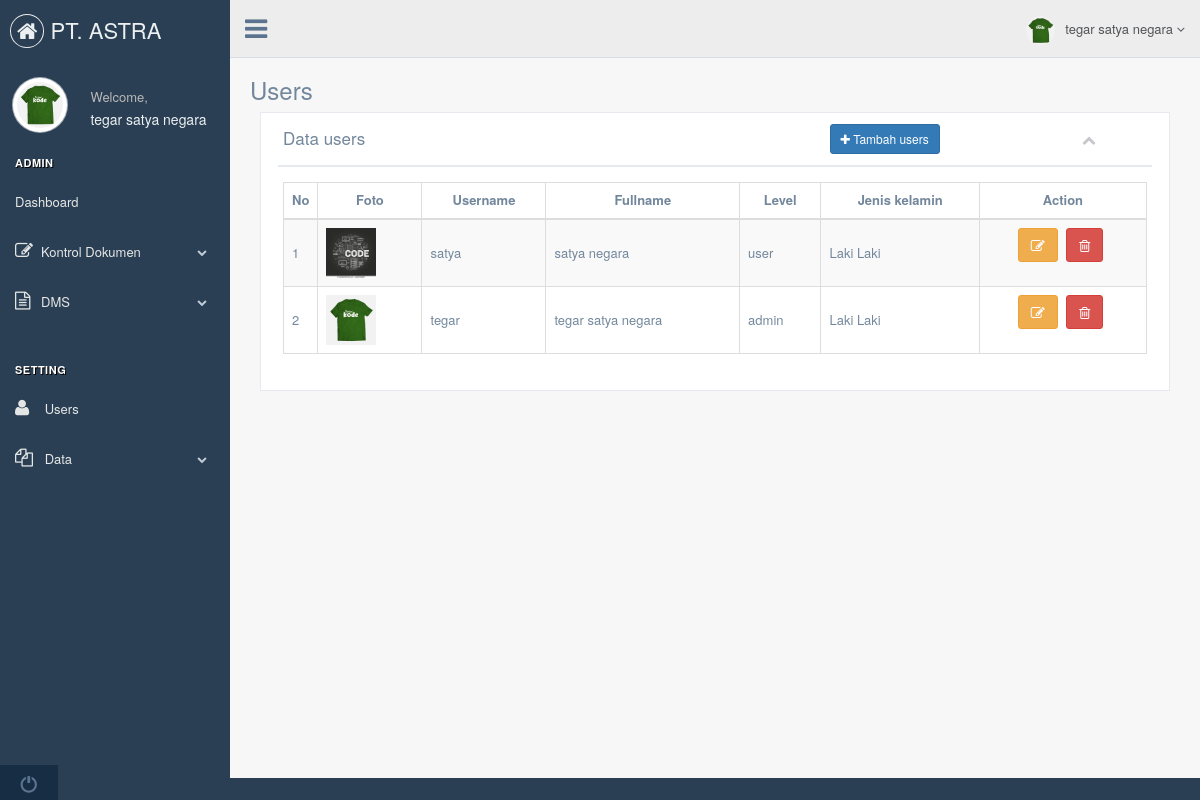
The page /index.php?page=users (signed in) on the database its author committed.
### tables this page shows
CREATE TABLE `user`  (
  `id` int(5) NOT NULL AUTO_INCREMENT,
  `username` varchar(50) NOT NULL,
  `password` varchar(50) NOT NULL,
  `fullname` varchar(30) NOT NULL,
  `level` enum('admin','user') NOT NULL,
  `jenis_kelamin` varchar(20) NOT NULL,
  `foto` varchar(500) NOT NULL,
  PRIMARY KEY (`id`) USING BTREE
);

### users.php (the view, shortened to what this page needs)
<div class="">
	<div class="page-title">
		<div class="title_left">
			<h3>Users</h3>
		</div>
	</div>
	<div class="clearfix"></div>
	<div class="">
		<div class="col-md-12 col-sm-12 col-xs-12">
			<div class="x_panel">
				<div class="x_title">
					<h2>Data users</h2>&nbsp; &nbsp;<a href="index.php?page=tambah_users" class="btn btn-primary btn-sm"><i class="fa fa-plus"></i> Tambah users</a>
					<ul class="nav navbar-rigth panel_toolbox">
						<li><a class="collapse-link"><i class="fa fa-chevron-up"></i></a></li>
					</ul>
				</div>
				<div class="x_content">
					<table id="user" class="table table-striped table-bordered table-hover">
						<thead>
							<tr style="font-size: 13px;">
								<th width="1" style="vertical-align: middle;">No</th>
								<th style="vertical-align: middle;"><center>Foto</center></th>
								<th style="vertical-align: middle;"><center>Username</center></th>
								<th style="vertical-align: middle;"><center>Fullname</center></th>
								<th style="vertical-align: middle;"><center>Level</center></th>
								<th style="vertical-align: middle;"><center>Jenis kelamin</center></th>
								<th><center>Action</center></th>
							</tr>
						</thead>
						<tbody>
							<tr>
								<?php
									$no=1;
									$query	= "SELECT * FROM user";
									$sql	= mysqli_query($connect, $query);
									while ($data= mysqli_fetch_array($sql)) {
								?>
								<td width="1" style="vertical-align: middle;"><?php echo $no++; ?></td>
								<td style="vertical-align: middle;"><img src="upload/user/<?php echo $data['foto']?>" width="50" height="50"></td>
								<td style="vertical-align: middle;"><?php echo $data['username']; ?></td>
								<td style="vertical-align: middle;"><?php echo $data['fullname']; ?></td>
								<td style="vertical-align: middle;"><?php echo $data['level'] ?></td>
								<td style="vertical-align: middle;"><?php echo $data['jenis_kelamin']; ?></td>
								<td>
									<center>
										<a href="index.php?page=edit_users&id=<?php echo $data['id'] ?>" class="btn btn-warning" title="Edit"><i class="fa fa-pencil-square-o"></i></a>
										<a href="index.php?page=hapus_users&id=<?php echo $data['id'] ?>" class="btn btn-danger" title="Hapus"><i class="fa fa-trash-o"></i></a>
									</center>
								</td>
							</tr>
							<?php
								}
							?>
						</tbody>
					</table>
				</div>
			</div>
		</div>
	</div>
</div>

### index.php (shortened to what this page needs)
<!DOCTYPE html>
<html lang="en">
	<head>
		<link href="assets/template/vendors/bootstrap/dist/css/bootstrap.min.css" rel="stylesheet">
		<link href="assets/template/vendors/font-awesome/css/font-awesome.min.css" rel="stylesheet">
		<link href="assets/template/vendors/nprogress/nprogress.css" rel="stylesheet">
		<link href="assets/template/vendors/bootstrap-daterangepicker/daterangepicker.css" rel="stylesheet">
		<link href="assets/template/vendors/bootstrap-datepicker/dist/css/bootstrap-datepicker.css" rel="stylesheet">
		<link href="assets/template/vendors/datatables.net-bs/css/dataTables.bootstrap.min.css" rel="stylesheet">
		<link href="assets/template/build/css/custom.min.css" rel="stylesheet">
	</head>
	<?php
			include 'koneksi.php';
	 ?>
	<body class="nav-md">
		<div class="container body">
			<div class="main_container">
				<div class="col-md-3 left_col">
					<div class="left_col scroll-view">
						<div class="navbar nav_title" style="border: 0;">
							<a href="index.php" class="site_title"><i class="fa fa-home"></i> PT. ASTRA DAIHATSU KARAWANG</a>
						</div>
						<div class="profile clearfix">
							<div class="profile_pic">
								<img src="upload/user/<?php echo $_SESSION['foto']; ?>" alt="..." class="img-circle profile_img">
							</div>
							<div class="profile_info">
								<span>Welcome,</span>
								<h2><?php echo $_SESSION['fullname']; ?></h2>
							</div>
						</div>
						<br />
						<div id="sidebar-menu" class="main_menu_side hidden-print main_menu">
							<div class="menu_section">
								<h3>Admin</h3>
								<ul class="nav side-menu">
									<li><a href="index.php?page=home"><i class=""></i> Dashboard </a>
									</li>
							<?php
							if($_SESSION['level'] == 'admin'){
							?>
									<li><a><i class="fa fa-edit"></i>Kontrol Dokumen<span class="fa fa-chevron-down"></span></a>
									</li>
							<?php
							 }
							 ?>
									<li><a><i class="fa fa-file-text-o"></i>DMS <span class="fa fa-chevron-down"></span></a>
									</li>
								</ul>
							</div>
							<div class="menu_section">
							<?php
							if($_SESSION['level'] == 'admin'){
							?>
								<h3>Setting</h3>
								<ul class="nav side-menu">
									<li><a href="index.php?page=users"><i class="fa fa-user"></i> Users </a></li>
								<li><a><i class="fa fa-files-o"></i> Data <span class="fa fa-chevron-down"></span></a>
									</li>
								</ul>
							 <?php
							 }
							 ?>
							</div>
						</div>
						<div class="sidebar-footer hidden-small">
							<a data-toggle="tooltip" data-placement="top" title="" href="logout.php" data-original-title="Logout">
								<span class="glyphicon glyphicon-off"></span>
							</a>
						</div>
					</div>
				</div>
				<div class="top_nav">
					<div class="nav_menu">
						<nav>
							<div class="nav toggle">
								<a id="menu_toggle"><i class="fa fa-bars"></i></a>
							</div>
							<ul class="nav navbar-nav navbar-right">
								<li class="">
									<a class="user-profile dropdown-toggle" data-toggle="dropdown" aria-expanded="false">
										<img src="upload/user/<?php echo $_SESSION['foto'] ?>" alt=""><?php echo $_SESSION['fullname']; ?>
										<span class=" fa fa-angle-down"></span>
									</a>
								</li>
							</ul>
						</nav>
					</div>
				</div>
				<div class="right_col" role="main">
				<?php
					if (isset($_GET['page'])) {
						if ($_GET['page']=="home") {
							include 'home.php';
						}elseif ($_GET['page']=="surat_masuk") {
							include 'surat_masuk.php';
						}elseif ($_GET['page']=="tambah_surat_masuk") {
							include 'tambah_surat_masuk.php';
						}elseif ($_GET['page']=="edit_dokumen_masuk") {
							include 'edit_dokumen_masuk.php';
						}elseif ($_GET['page']=="hapus_surat_masuk") {
							include 'hapus_surat_masuk.php';
						}elseif ($_GET['page']=="detail_dokumen_masuk") {
							include 'detail_dokumen_masuk.php';
						}elseif ($_GET['page']=="jenis_dokumen") {
							include 'jenis_dokumen.php';
						}elseif ($_GET['page']=="tambah_jenis_dokumen") {
							include 'tambah_jenis_dokumen.php';
						}elseif ($_GET['page']=="detail_dokumen") {
							include 'detail_dokumen.php';
						}elseif ($_GET['page']=="jenis_dokumen") {
							include 'jenis_dokumen.php';
						}elseif ($_GET['page']=="edit_jenis_dokumen") {
							include 'edit_jenis_dokumen.php';
						}elseif ($_GET['page']=="hapus_jenis_dokumen") {
							include 'hapus_jenis_dokumen.php';
						}elseif ($_GET['page']=="penyusutan_dokumen") {
							include 'penyusutan_dokumen.php';
						}elseif ($_GET['page']=="tambah_dokumen_penyusutan") {
							include 'tambah_dokumen_penyusutan.php';
						}elseif ($_GET['page']=="edit_dokumen_penyusutan") {
							include 'edit_dokumen_penyusutan.php';
						}elseif ($_GET['page']=="hapus_penyusutan_dokumen") {
							include 'hapus_penyusutan_dokumen.php';
						}elseif ($_GET['page']=="cetak_penyusutan_dokumen") {
							include 'cetak_penyusutan_dokumen.php';
						}elseif ($_GET['page']=="master_form") {
							include 'master_form.php';
						}elseif ($_GET['page']=="export_master_form_xls_sm") {
							include 'export_master_form_xls_sm.php';
						}elseif ($_GET['page']=="tambah_master_form") {
							include 'tambah_master_form.php';
						}elseif ($_GET['page']=="edit_master_form") {
							include 'edit_master_form.php';
						}elseif ($_GET['page']=="hapus_master_form") {
							include 'hapus_master_form.php';
						}elseif ($_GET['page']=="dokumen_filling") {
							include 'dokumen_filling.php';
						}elseif ($_GET['page']=="tambah_dokumen_filling") {
							include 'tambah_dokumen_filling.php';
						}elseif ($_GET['page']=="edit_dokumen_filling") {
							include 'edit_dokumen_filling.php';
						}elseif ($_GET['page']=="hapus_dokumen_filling") {
							include 'hapus_dokumen_filling.php';
						}elseif ($_GET['page']=="agd_dokumen_filling") {
							include 'agd_dokumen_filling.php';
						}elseif ($_GET['page']=="index_dokumen") {
							include 'index_dokumen.php';
						}elseif ($_GET['page']=="tambah_index_dokumen") {
							include 'tambah_index_dokumen.php';
						}elseif ($_GET['page']=="edit_index_dokumen") {
							include 'edit_index_dokumen.php';
						}elseif ($_GET['page']=="hapus_index_dokumen") {
							include 'hapus_index_dokumen.php';
						}elseif ($_GET['page']=="agd_index_dokumen") {
							include 'agd_index_dokumen.php';
						}elseif ($_GET['page']=="agd_index_dokumen") {
							include 'agd_index_dokumen.php';
						}elseif ($_GET['page']=="export_index_xls_sk") {
							include 'export_index_xls_sk.php';
						}elseif ($_GET['page']=="surat_keluar") {
							include 'surat_keluar.php';
						}elseif ($_GET['page']=="tambah_surat_keluar") {
							include 'tambah_surat_keluar.php';
						}elseif ($_GET['page']=="edit_surat_keluar") {
							include 'edit_surat_keluar.php';
						}elseif ($_GET['page']=="hapus_surat_keluar") {
							include 'hapus_surat_keluar.php';
						}elseif ($_GET['page']=="agd_surat_masuk") {
							include 'agd_surat_masuk.php';
						}elseif ($_GET['page']=="agd_surat_keluar") {
							include 'agd_surat_keluar.php';
						}elseif ($_GET['page']=="grafik_dokumen") {
							include 'grafik_dokumen.php';
						}elseif ($_GET['page']=="peminjaman_dokumen") {
							include 'peminjaman_dokumen.php';
						}elseif ($_GET['page']=="tambah_peminjaman_dokumen") {
							include 'tambah_peminjaman_dokumen.php';
						}elseif ($_GET['page']=="edit_peminjaman_dokumen") {
							include 'edit_peminjaman_dokumen.php';
						}elseif ($_GET['page']=="hapus_peminjaman_dokumen") {
							include 'hapus_peminjaman_dokumen.php';
						}elseif ($_GET['page']=="cetak_peminjaman_dokumen") {
							include 'cetak_peminjaman_dokumen.php';
						}elseif ($_GET['page']=="cetak_peminjaman_dokumen_user") {
							include 'cetak_peminjaman_dokumen_user.php';
						}elseif ($_GET['page']=="users") {
							include 'users.php';
						}elseif ($_GET['page']=="tambah_users") {
							include 'tambah_users.php';
						}elseif ($_GET['page']=="edit_users") {
							include 'edit_users.php';
						}elseif ($_GET['page']=="hapus_users") {
							include 'hapus_users.php';
						}elseif ($_GET['page']=="backup") {
							include 'backup.php';
						}elseif ($_GET['page']=="restore") {
							include 'restore.php';
						}elseif ($_GET['page']=="ganti_pass") {
							include 'ganti_pass.php';
						}elseif ($_GET['page']=="profil_user") {
							include 'profil_user.php';
						}
					}else {
						include 'home.php';
					}
				?>
			</div>
			</div>
		</div>
	</body>
</html>

### rows shown on the page
user: foto (picture), username "satya", fullname "satya negara", level "user", jenis_kelamin "Laki Laki"
user: foto (picture), username "tegar", fullname "tegar satya negara", level "admin", jenis_kelamin "Laki Laki"

### other values the page prints
$_SESSION['fullname'] "tegar satya negara"
